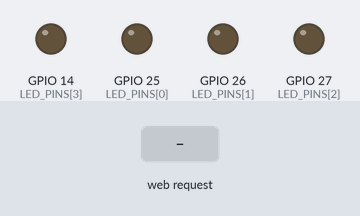
Recording of a sketch running on a simulated ESP32. Parts: output pins drawn as LEDs (lit = HIGH). The test bench sets the inputs (shaded band). What the sketch prints to the serial monitor is not drawn.

Above: at 2.4 s.
2.5 s: HTTP request GET /toggle?i=1 received
At 3.7 s:
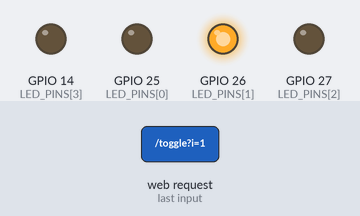
4.0 s: HTTP request GET /toggle?i=0 received
At 4.9 s:
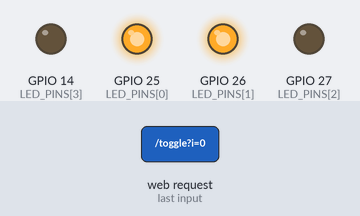
5.5 s: HTTP request GET /toggle?i=1 received
At 6.0 s:
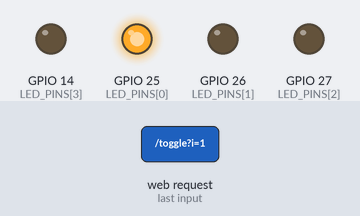
Timing chart, 0 to 8.5 s (numbered marks = the images above; inputs shaded):
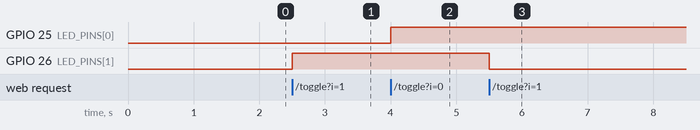

Measured:
- after the input at 2.5 s, GPIO 26 (LED_PINS[1]): LOW → HIGH at once
- after the input at 4.0 s, GPIO 25 (LED_PINS[0]): LOW → HIGH at once
- after the input at 5.5 s, GPIO 26 (LED_PINS[1]): HIGH → LOW at once

The sketch:

led-control.ino
```cpp
#include <WiFi.h>
#include <WebServer.h>

/* =========================================================================
    4 LED Control project
   - AP Mode: SSID = ESP32-LED , PASS = 12345678
   - Web UI:
       /        -> HTML page
       /toggle  -> toggle LED by index
       /status  -> JSON status (led states only)
   ========================================================================= */
 /*=================================
 team members:
 Alireza Montajab 402249064
 Erfan Feghhi 402249047
 Arghavan Memari 402249062
 =================================== */

// ---------------- WiFi AP ----------------
const char* AP_SSID = "ESP32-LED";
const char* AP_PASS = "CHANGE_ME";

WebServer server(80);

// ---------------- LED control pins ----------------
const int LED_PINS[4] = {25, 26, 27, 14};
bool ledState[4] = {false, false, false, false};

// ---------------- HTML UI ----------------
const char MAIN_page[] PROGMEM = R"rawliteral(
<!doctype html>
<html lang="fa">
<head>
  <meta charset="utf-8">
  <meta name="viewport" content="width=device-width, initial-scale=1">
  <title>ESP32 LED Controller</title>
  <style>
    :root{
      --bg1:#0b1220;
      --bg2:#111b2f;
      --card:#0f1a33cc;
      --text:#eaf0ff;
      --muted:#a9b7e6;
      --good:#19d38a;
      --bad:#ff5c7a;
      --btn:#1b2a52;
      --btn2:#2b3c6f;
      --shadow: 0 10px 30px rgba(0,0,0,.25);
      --radius: 18px;
    }
    *{box-sizing:border-box}
    body{
      margin:0;
      font-family: ui-sans-serif, system-ui, -apple-system, "Segoe UI", Arial;
      direction: rtl;
      color: var(--text);
      background: radial-gradient(1200px 600px at 20% 10%, #1b2a52 0%, transparent 55%),
                  radial-gradient(900px 500px at 90% 30%, #2a1b52 0%, transparent 55%),
                  linear-gradient(160deg, var(--bg1), var(--bg2));
      min-height: 100vh;
    }
    .wrap{ max-width: 980px; margin: 0 auto; padding: 22px 16px 40px; }
    .topbar{
      position: sticky; top: 0; z-index: 10;
      backdrop-filter: blur(10px);
      background: rgba(10,16,30,.55);
      border: 1px solid rgba(255,255,255,.06);
      border-radius: var(--radius);
      padding: 14px 14px;
      box-shadow: var(--shadow);
      margin-bottom: 18px;
    }
    .title{ display:flex; align-items:center; justify-content:space-between; gap:10px; }
    h1{ margin:0; font-size: 18px; letter-spacing:.2px; }
    .sub{
      margin-top:6px; color: var(--muted); font-size: 12px;
      display:flex; gap:10px; flex-wrap:wrap; align-items:center;
    }
    .pill{
      border:1px solid rgba(255,255,255,.10);
      background: rgba(255,255,255,.06);
      padding:6px 10px;
      border-radius: 999px;
    }
    .grid{ display:grid; grid-template-columns: repeat(2, minmax(0,1fr)); gap: 14px; }
    @media (max-width:720px){ .grid{ grid-template-columns: 1fr; } }
    .card{
      background: var(--card);
      border:1px solid rgba(255,255,255,.08);
      border-radius: var(--radius);
      box-shadow: var(--shadow);
      padding: 14px;
      overflow:hidden;
      position:relative;
    }
    .card::before{
      content:"";
      position:absolute; inset:-1px;
      background: radial-gradient(500px 160px at 15% 0%, rgba(25,211,138,.18), transparent 60%),
                  radial-gradient(500px 160px at 85% 0%, rgba(255,92,122,.14), transparent 60%);
      pointer-events:none;
    }
    .row{
      position:relative;
      display:flex;
      justify-content:space-between;
      align-items:flex-start;
      gap:12px;
    }
    .name{ font-weight:800; font-size: 16px; }
    .state{
      margin-top:6px;
      font-size: 12px;
      color: var(--muted);
      display:flex;
      gap:8px;
      align-items:center;
    }
    .dot{
      width:10px;height:10px;border-radius:99px;
      background: var(--bad);
      box-shadow: 0 0 0 4px rgba(255,92,122,.12);
    }
    .dot.on{
      background: var(--good);
      box-shadow: 0 0 0 4px rgba(25,211,138,.12);
    }
    .btn{
      user-select:none;
      border:none;
      color: var(--text);
      background: linear-gradient(180deg, var(--btn), var(--btn2));
      border:1px solid rgba(255,255,255,.10);
      padding: 10px 12px;
      border-radius: 14px;
      cursor:pointer;
      box-shadow: 0 10px 18px rgba(0,0,0,.25);
      min-width: 110px;
      text-align:center;
      font-weight:800;
      transition: transform .08s ease, filter .15s ease;
      position:relative;
      z-index:2;
    }
    .btn:active{ transform: scale(.98); }
    .btn.loading{ opacity:.7; cursor:wait; }
    .btn small{ display:block; font-weight:600; color: rgba(255,255,255,.75); }
  </style>
</head>
<body>
  <div class="wrap">
    <div class="topbar">
      <div class="title">
        <h1>کنترل ۴ LED </h1>
        <div class="pill" id="ip">IP: 192.168.4.1</div>
      </div>
      <div class="sub">
        <div class="pill">Refresh: هر ۱ ثانیه</div>
        <div class="pill" id="statusPill">وضعیت: در حال اتصال...</div>
      </div>
    </div>

    <div class="grid" id="cards"></div>
  </div>

<script>
const cardsEl = document.getElementById('cards');
const statusPill = document.getElementById('statusPill');

async function toggle(i, btn){
  try{
    btn.classList.add('loading');
    await fetch(`/toggle?i=${i}`, {cache:'no-store'});
    await refresh();
  }finally{
    btn.classList.remove('loading');
  }
}

function render(data){
  cardsEl.innerHTML = "";
  for(let k=0;k<4;k++){
    const isOn = !!data.led[k];

    const card = document.createElement('div');
    card.className = 'card';
    card.innerHTML = `
      <div class="row">
        <div>
          <div class="name">LED ${k+1}</div>
          <div class="state">
            <span class="dot ${isOn ? 'on' : ''}"></span>
            <span>${isOn ? 'روشن' : 'خاموش'}</span>
          </div>
        </div>
        <button class="btn" id="btn${k}">
          ${isOn ? 'خاموش کن' : 'روشن کن'}
          <small>Toggle</small>
        </button>
      </div>
    `;
    cardsEl.appendChild(card);

    const btn = document.getElementById(`btn${k}`);
    btn.addEventListener('click', ()=>toggle(k, btn));
  }
}

async function refresh(){
  try{
    const r = await fetch('/status', {cache:'no-store'});
    if(!r.ok) throw new Error('http ' + r.status);
    const j = await r.json();
    render(j);
    statusPill.textContent = "وضعیت: آنلاین ✅";
  }catch(e){
    statusPill.textContent = "وضعیت: قطع ❌";
    cardsEl.innerHTML = `<div class="card">ارتباط با ESP32 برقرار نیست. اتصال WiFi را چک کن.</div>`;
  }
}

refresh();
setInterval(refresh, 1000);
</script>
</body>
</html>
)rawliteral";

// ---------------- Helpers ----------------
void setLed(int idx, bool on) {
  ledState[idx] = on;
  digitalWrite(LED_PINS[idx], on ? HIGH : LOW);
}

// ---------------- Web Handlers ----------------
void handleRoot() {
  server.send(200, "text/html; charset=utf-8", MAIN_page);
}

void handleToggle() {
  if (!server.hasArg("i")) {
    server.send(400, "text/plain", "missing i");
    return;
  }

  int i = server.arg("i").toInt();
  if (i < 0 || i > 3) {
    server.send(400, "text/plain", "bad i");
    return;
  }

  setLed(i, !ledState[i]);
  server.send(200, "text/plain", "OK");
}

void handleStatus() {
  String json = "{";
  json += "\"led\":[" + String(ledState[0] ? 1 : 0) + "," + String(ledState[1] ? 1 : 0) + "," +
          String(ledState[2] ? 1 : 0) + "," + String(ledState[3] ? 1 : 0) + "]";
  json += "}";
  server.send(200, "application/json; charset=utf-8", json);
}

// ---------------- Setup & Loop ----------------
void setup() {
  Serial.begin(115200);
  delay(1200);

  Serial.println();
  Serial.println("BOOT OK - starting...");

  for (int i = 0; i < 4; i++) {
    pinMode(LED_PINS[i], OUTPUT);
    setLed(i, false);
  }
  Serial.println("LED pins configured.");

  WiFi.mode(WIFI_AP);
  bool ok = WiFi.softAP(AP_SSID, AP_PASS);

  Serial.print("softAP ok? ");
  Serial.println(ok ? "YES" : "NO");

  Serial.print("AP IP: ");
  Serial.println(WiFi.softAPIP());

  server.on("/", handleRoot);
  server.on("/toggle", handleToggle);
  server.on("/status", handleStatus);

  server.begin();
  Serial.println("Web server started.");
  Serial.println("Open: http://192.168.4.1");
}

void loop() {
  server.handleClient();
}
```
